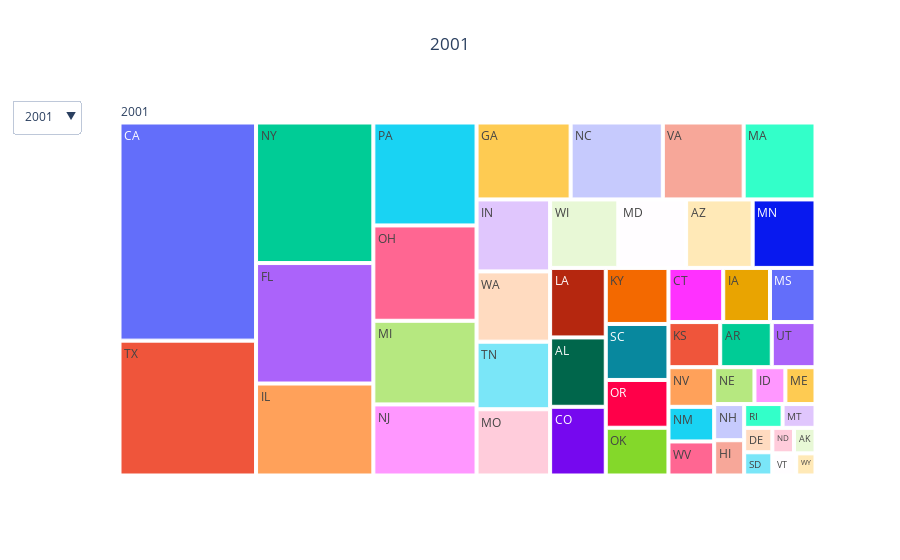

Notebook code for this chart:
### Markdown cell above
## Treemap for the Population in US from 2001 to 2020.

### Code cell
# treemap for the population growth over the years
import plotly.express as px
import plotly.graph_objects as go

# We have a list for every day
# In your case will be gropuby('RuleName')
# here for every element d
# d[0] is the name(key) and d[1] is the dataframe
dfs = list(ann_sales_pop_bystate.groupby("year"))

first_title = dfs[0][0]
traces = []
buttons = []
for i,d in enumerate(dfs):
    visible = [False] * len(dfs)
    visible[i] = True
    name = d[0]
    traces.append(
        px.treemap(d[1],
                   path=['year', 'code', ],
                   values='population').update_traces(visible=True if i==0 else False).data[0]
    )
    buttons.append(dict(label=name,
                        method="update",
                        args=[{"visible":visible},
                              {"title":f"{name}"}]))

updatemenus = [{'active':0, "buttons":buttons}]

fig = go.Figure(data=traces,
                 layout=dict(updatemenus=updatemenus))
fig.update_layout(title=first_title, title_x=0.5)
fig.show()
import plotly.io as pio
pio.write_html(fig, file='Treemap_US_Population.html', auto_open=True)

# Code to export to online portal

import chart_studio.plotly as py
py.plot(fig, filename= 'Treemap_US_Population', auto_open=True)
